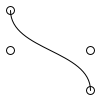
Frame 1 (no input)
Frame 60 (the mouse pressed at the canvas centre just before this capture): identical to frame 1, image omitted
Frame 120 (the mouse held since frame 60 and released just before this capture): identical to frame 1, image omitted

The Processing sketch that drew this single still picture (run headless with seeded random() and noise(); from frame 60 on, the mouse is pressed at the canvas centre):

// Processing sketch: bezier_01_003
// ── bezier_01_003.pde
//cubic bezier dev
ArrayList d;

void setup(){
  size(100,100);
  d = new ArrayList();//(20,20);
  d.add( new Draggable(10,10) );
  d.add( new Draggable(width-10,height-10) );
  d.add( new Draggable(10,width/2) );
  d.add( new Draggable(width-10,height/2) );
}
void draw(){
  Draggable a,b,c1,c2;
  
  background(255);
  a  = ((Draggable)d.get(0));
  b  = ((Draggable)d.get(1));
  c1 = ((Draggable)d.get(2));
  c2 = ((Draggable)d.get(3));
  
  noFill();
  stroke(0);
  bezier(a.x,a.y,c1.x,c1.y,c2.x,c2.y,b.x,b.y);
  
  
  for(int i=0; i<d.size(); i++){
    Draggable tmp = (Draggable)d.get(i);
    tmp.draw();
  }
}
void mousePressed(){
  for(int i=0; i<d.size(); i++){
    Draggable tmp = (Draggable)d.get(i);
    if(tmp.mousePressed()){
      for(int j=i+1; j<d.size();j++){
        Draggable tmp2 = (Draggable)d.get(j);
        tmp2.mouseReleased();
      }
      //break;
    }
  }
}
void mouseReleased(){
  for(int i=0; i<d.size(); i++){
    Draggable tmp = (Draggable)d.get(i);
    tmp.mouseReleased();
  }
}

class Draggable{
  float x, y;
  float xoff, yoff;
  float diam;
  boolean dragging = false;
  float   tolerance = 1.2;
  
  Draggable(float x, float y){
    this.x=x;this.y=y;
    diam = 8;
  }
  boolean mousePressed(){
    dragging = dist(mouseX,mouseY,x,y)<=diam*tolerance;
    xoff     = mouseX-x;
    yoff     = mouseY-y;
    return dragging;
  }
  void mouseReleased(){
    dragging = false;
  }
  void draw(){
    if(dragging){x=mouseX-xoff;y=mouseY-yoff;}
    stroke(dragging?color(255,0,255):0);
    pushMatrix();
    translate(x,y);
    ellipse(0,0,diam,diam);
    popMatrix();
  }
}
